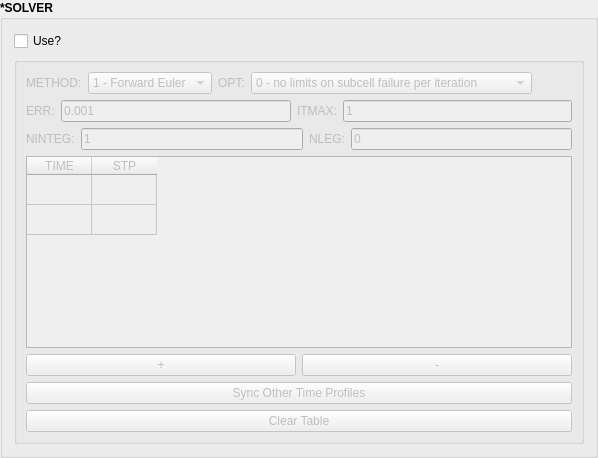
         <widget class="QGroupBox" name="kwsolv_gb">
          <property name="font">
           <font>
            <weight>75</weight>
            <bold>true</bold>
           </font>
          </property>
          <property name="title">
           <string>*SOLVER</string>
          </property>
          <layout class="QVBoxLayout" name="verticalLayout_15">
           <item>
            <widget class="QCheckBox" name="solv_cb">
             <property name="font">
              <font>
               <weight>50</weight>
               <bold>false</bold>
              </font>
             </property>
             <property name="toolTip">
              <string>Select to use *SOLVER</string>
             </property>
             <property name="text">
              <string>Use?</string>
             </property>
            </widget>
           </item>
           <item>
            <widget class="QGroupBox" name="solv_gb">
             <property name="enabled">
              <bool>false</bool>
             </property>
             <property name="title">
              <string/>
             </property>
             <property name="flat">
              <bool>true</bool>
             </property>
             <layout class="QHBoxLayout" name="horizontalLayout_44">
              <item>
               <layout class="QVBoxLayout" name="verticalLayout_22">
                <item>
                 <layout class="QHBoxLayout" name="horizontalLayout_50">
                  <item>
                   <widget class="QLabel" name="solmethod_label">
                    <property name="font">
                     <font>
                      <weight>50</weight>
                      <bold>false</bold>
                     </font>
                    </property>
                    <property name="text">
                     <string>METHOD:</string>
                    </property>
                   </widget>
                  </item>
                  <item>
                   <widget class="QComboBox" name="solmethod_cb">
                    <property name="font">
                     <font>
                      <weight>50</weight>
                      <bold>false</bold>
                     </font>
                    </property>
                    <item>
                     <property name="text">
                      <string>1 - Forward Euler</string>
                     </property>
                    </item>
                   </widget>
                  </item>
                  <item>
                   <widget class="QLabel" name="solopt_label">
                    <property name="font">
                     <font>
                      <weight>50</weight>
                      <bold>false</bold>
                     </font>
                    </property>
                    <property name="text">
                     <string>OPT:</string>
                    </property>
                   </widget>
                  </item>
                  <item>
                   <widget class="QComboBox" name="solopt_cb">
                    <property name="font">
                     <font>
                      <weight>50</weight>
                      <bold>false</bold>
                     </font>
                    </property>
                    <item>
                     <property name="text">
                      <string>0 - no limits on subcell failure per iteration</string>
                     </property>
                    </item>
                    <item>
                     <property name="text">
                      <string>1 - only one subcell allowed to fail per iteration</string>
                     </property>
                    </item>
                   </widget>
                  </item>
                  <item>
                   <spacer name="horizontalSpacer_23">
                    <property name="orientation">
                     <enum>Qt::Horizontal</enum>
                    </property>
                    <property name="sizeHint" stdset="0">
                     <size>
                      <width>40</width>
                      <height>20</height>
                     </size>
                    </property>
                   </spacer>
                  </item>
                 </layout>
                </item>
                <item>
                 <layout class="QHBoxLayout" name="horizontalLayout_28">
                  <item>
                   <widget class="QLabel" name="err_label">
                    <property name="font">
                     <font>
                      <weight>50</weight>
                      <bold>false</bold>
                     </font>
                    </property>
                    <property name="text">
                     <string>ERR:</string>
                    </property>
                   </widget>
                  </item>
                  <item>
                   <widget class="QLineEdit" name="err_text">
                    <property name="font">
                     <font>
                      <weight>50</weight>
                      <bold>false</bold>
                     </font>
                    </property>
                    <property name="toolTip">
                     <string>Specify error tolerance</string>
                    </property>
                    <property name="text">
                     <string>0.001</string>
                    </property>
                   </widget>
                  </item>
                  <item>
                   <widget class="QLabel" name="itmax_label">
                    <property name="font">
                     <font>
                      <weight>50</weight>
                      <bold>false</bold>
                     </font>
                    </property>
                    <property name="text">
                     <string>ITMAX:</string>
                    </property>
                   </widget>
                  </item>
                  <item>
                   <widget class="QLineEdit" name="itmax_text">
                    <property name="font">
                     <font>
                      <weight>50</weight>
                      <bold>false</bold>
                     </font>
                    </property>
                    <property name="toolTip">
                     <string>Specify number of integration points per direction</string>
                    </property>
                    <property name="text">
                     <string>1</string>
                    </property>
                   </widget>
                  </item>
                 </layout>
                </item>
                <item>
                 <layout class="QHBoxLayout" name="horizontalLayout_25">
                  <item>
                   <widget class="QLabel" name="ninteg_label">
                    <property name="font">
                     <font>
                      <weight>50</weight>
                      <bold>false</bold>
                     </font>
                    </property>
                    <property name="text">
                     <string>NINTEG:</string>
                    </property>
                   </widget>
                  </item>
                  <item>
                   <widget class="QLineEdit" name="ninteg_text">
                    <property name="font">
                     <font>
                      <weight>50</weight>
                      <bold>false</bold>
                     </font>
                    </property>
                    <property name="toolTip">
                     <string>Specify number of integration points per direction</string>
                    </property>
                    <property name="text">
                     <string>1</string>
                    </property>
                   </widget>
                  </item>
                  <item>
                   <widget class="QLabel" name="nleg_label">
                    <property name="font">
                     <font>
                      <weight>50</weight>
                      <bold>false</bold>
                     </font>
                    </property>
                    <property name="text">
                     <string>NLEG:</string>
                    </property>
                   </widget>
                  </item>
                  <item>
                   <widget class="QLineEdit" name="nleg_text">
                    <property name="font">
                     <font>
                      <weight>50</weight>
                      <bold>false</bold>
                     </font>
                    </property>
                    <property name="toolTip">
                     <string>Specify order of Legendre polynomial (HFGMC only)</string>
                    </property>
                    <property name="text">
                     <string>0</string>
                    </property>
                   </widget>
                  </item>
                 </layout>
                </item>
                <item>
                 <widget class="QTableWidget" name="sol_table">
                  <property name="font">
                   <font>
                    <weight>50</weight>
                    <bold>false</bold>
                   </font>
                  </property>
                  <attribute name="horizontalHeaderDefaultSectionSize">
                   <number>65</number>
                  </attribute>
                  <attribute name="verticalHeaderVisible">
                   <bool>false</bool>
                  </attribute>
                  <attribute name="verticalHeaderDefaultSectionSize">
                   <number>30</number>
                  </attribute>
                  <row>
                   <property name="text">
                    <string>1</string>
                   </property>
                  </row>
                  <row>
                   <property name="text">
                    <string>2</string>
                   </property>
                  </row>
                  <column>
                   <property name="text">
                    <string>TIME</string>
                   </property>
                  </column>
                  <column>
                   <property name="text">
                    <string>STP</string>
                   </property>
                  </column>
                 </widget>
                </item>
                <item>
                 <layout class="QHBoxLayout" name="horizontalLayout_24">
                  <item>
                   <widget class="QPushButton" name="soladd_pb">
                    <property name="font">
                     <font>
                      <weight>50</weight>
                      <bold>false</bold>
                     </font>
                    </property>
                    <property name="toolTip">
                     <string>Add new solver increment</string>
                    </property>
                    <property name="text">
                     <string>+</string>
                    </property>
                   </widget>
                  </item>
                  <item>
                   <widget class="QPushButton" name="solrm_pb">
                    <property name="font">
                     <font>
                      <weight>50</weight>
                      <bold>false</bold>
                     </font>
                    </property>
                    <property name="toolTip">
                     <string>Remove solver increment</string>
                    </property>
                    <property name="text">
                     <string>-</string>
                    </property>
                   </widget>
                  </item>
                 </layout>
                </item>
                <item>
                 <widget class="QPushButton" name="solsync_pb">
                  <property name="font">
                   <font>
                    <weight>50</weight>
                    <bold>false</bold>
                   </font>
                  </property>
                  <property name="toolTip">
                   <string>Sync times across other keywords</string>
                  </property>
                  <property name="text">
                   <string>Sync Other Time Profiles</string>
                  </property>
                 </widget>
                </item>
                <item>
                 <widget class="QPushButton" name="sol_table_clear">
                  <property name="font">
                   <font>
                    <weight>50</weight>
                    <bold>false</bold>
                   </font>
                  </property>
                  <property name="text">
                   <string>Clear Table</string>
                  </property>
                 </widget>
                </item>
               </layout>
              </item>
             </layout>
            </widget>
           </item>
          </layout>
         </widget>
